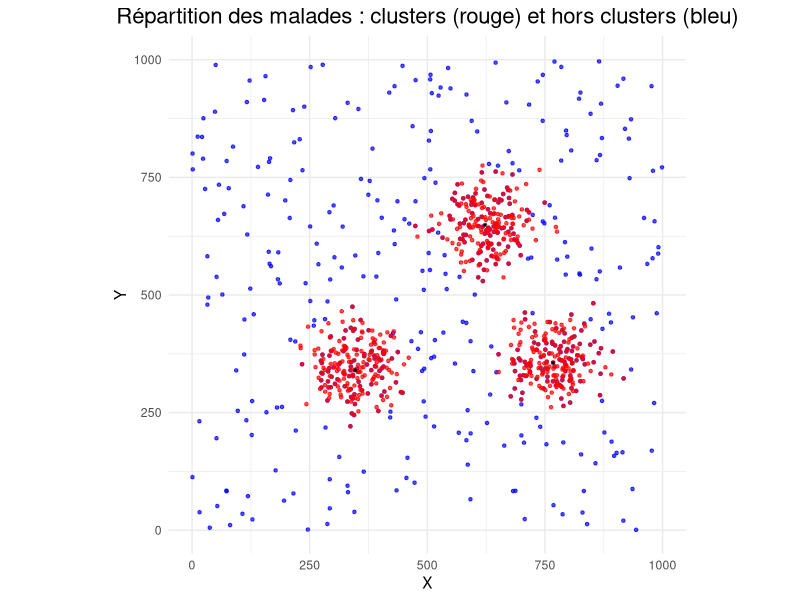

This figure's R source: (Note: this script raises an error after producing the figure.)
## ---- chunk 1
rm(list = ls())

library(dplyr)
library(ggplot2)
library(sampling)
library(MASS)
library(clusterGeneration)
library(mvtnorm)
## ---- chunk 2

# Population
N <- 250000  # Taille de la population
prevalence <- 0.005  # Prévalence de la maladie

# Définir la taille de la grille
grid_size <- 15
M <- grid_size^2  # Nombre total de PSU

# Générer les coordonnées x et y
x_coords <- runif(N, min = 0, max = 1000) 
y_coords <- runif(N, min = 0, max = 1000)
coord_ind <- data.frame(cbind(x_coords,y_coords))

## ---- chunk 3

set.seed(123)

# Étape 1 : Génération de la population globale
n_total <- 250000  # Nombre total d'individus

# Générer des coordonnées aléatoires dans un espace 2D (1000 x 1000)
population <- data.frame(
  id = 1:n_total,
  x = runif(n_total, min = 0, max = 1000),  # Coordonnées x
  y = runif(n_total, min = 0, max = 1000)   # Coordonnées y
)

# Étape 2 : Définition des centres des clusters de malades
n_centres <- 3  # Nombre de clusters
centres_malades <- data.frame(
  centre_id = 1:n_centres,
  x = runif(n_centres, min = 200, max = 800),  # Centres x
  y = runif(n_centres, min = 200, max = 800)   # Centres y
)

# Étape 3 : Génération des malades
prop_malades <- 0.005  # Proportion totale de malades dans la population
prop_clusters <- 0.5  # Proportion de malades dans les clusters
n_malades <- round(n_total * prop_malades)  # Nombre total de malades
n_cluster_malades <- round(n_malades * prop_clusters)  # Nombre de malades dans les clusters
n_outside_malades <- n_malades - n_cluster_malades  # Nombre de malades hors clusters
mean_radius <- 50  # Rayon moyen autour des centres

# Générer les malades dans les clusters
set.seed(456)
malades_clusters <- do.call(rbind, lapply(1:n_centres, function(i) {
  n_cluster <- round(n_cluster_malades / n_centres)  # Répartition des malades entre les clusters
  data.frame(
    id = NA,  # ID temporaire (non encore assigné)
    x = rnorm(n_cluster, mean = centres_malades$x[i], sd = mean_radius),
    y = rnorm(n_cluster, mean = centres_malades$y[i], sd = mean_radius),
    malade = 1,  # Marquer ces individus comme malades
    cluster = i  # Identifier le cluster
  )
}))

# Assurer que les malades dans les clusters restent dans la grille
malades_clusters$x <- pmax(0, pmin(1000, malades_clusters$x))
malades_clusters$y <- pmax(0, pmin(1000, malades_clusters$y))

# Générer les malades hors des clusters
set.seed(789)
malades_outside <- data.frame(
  id = integer(0),   # ID temporaire vide (type entier)
  x = numeric(0),    # Coordonnée x vide
  y = numeric(0),    # Coordonnée y vide
  malade = integer(0)  # Marqueur vide
)

while (nrow(malades_outside) < n_outside_malades) {
  # Générer des candidats hors clusters
  candidates <- data.frame(
    x = runif(n_outside_malades, min = 0, max = 1000),
    y = runif(n_outside_malades, min = 0, max = 1000)
  )
  
  # Calculer la distance aux centres des clusters
  distances <- sapply(1:n_centres, function(i) {
    sqrt((candidates$x - centres_malades$x[i])^2 + (candidates$y - centres_malades$y[i])^2)
  })
  
  # Garder les points éloignés des clusters
  outside <- rowSums(distances < mean_radius * 2) == 0  # Ajuster la zone d'exclusion
  malades_outside <- rbind(
    malades_outside,
    data.frame(
      id = NA, 
      x = candidates[outside, "x"], 
      y = candidates[outside, "y"], 
      malade = 1
    )
  )
  malades_outside <- malades_outside[1:n_outside_malades, ]  # Limiter au nombre requis
}

# Ajouter les IDs à la population
malades_clusters$id <- sample(population$id, nrow(malades_clusters))
malades_outside$id <- sample(setdiff(population$id, malades_clusters$id), nrow(malades_outside))

# Fusionner les malades
malades <- rbind(
  malades_clusters[, c("id", "x", "y", "malade")],
  malades_outside[, c("id", "x", "y", "malade")]
)

# Ajouter les malades à la population globale
population$malade <- 0
population[population$id %in% malades$id, c("x", "y", "malade")] <- malades[, c("x", "y", "malade")]

# Étape 4 : Visualisation
library(ggplot2)

# Séparer malades dans et hors clusters pour visualisation
malades_clusters_plot <- malades_clusters
malades_outside_plot <- subset(population, malade == 1 & !(id %in% malades_clusters$id))

ggplot() +
  geom_point(data = malades_outside_plot, aes(x = x, y = y), color = "blue", size = 0.9, alpha = 0.7) +
  geom_point(data = malades_clusters_plot, aes(x = x, y = y), color = "red", size = 0.9, alpha = 0.7) +
  geom_point(data = centres_malades, aes(x = x, y = y), color = "black", size = 0.5, shape = 8) +
  labs(title = "Répartition des malades : clusters (rouge) et hors clusters (bleu)",
       x = "X", y = "Y") +
  coord_fixed(ratio = 1, xlim = c(0, 1000), ylim = c(0, 1000)) +
  theme_minimal() +
  theme(plot.title = element_text(hjust = 0.5, size = 16))


## ---- chunk 4
# Étape 4 : Création de PSU réguliers (15x15) dans l'espace 1000x1000
psu_size <- 15  # Taille d'un PSU

# Calculer les limites des PSU
psu_x_limits <- seq(0, 1000, by = 1000/psu_size)
psu_y_limits <- seq(0, 1000, by = 1000/psu_size)

# Attribuer chaque individu à une PSU
population$psu_x <- cut(population$x, breaks = psu_x_limits, labels = FALSE, include.lowest = TRUE)
population$psu_y <- cut(population$y, breaks = psu_y_limits, labels = FALSE, include.lowest = TRUE)


# Étape 5 : Créer un tableau récapitulatif du nombre d'individus et de malades par PSU
psu_counts <- population %>%
  group_by(psu_x, psu_y) %>%
  summarise(
    total_individus = n(),
    malades = sum(malade),
    .groups = "drop"
  ) # On perd certains individus (moins de 0.001%, négligable)

# On rajoute la colonne pour identifié les PSU
psu_counts$PSU <- seq(1, 225, by = 1)

psu_counts <- psu_counts[1:nrow(psu_counts) - 1, ] # on supprime les éléments qui n'appartient pas à des PSU
